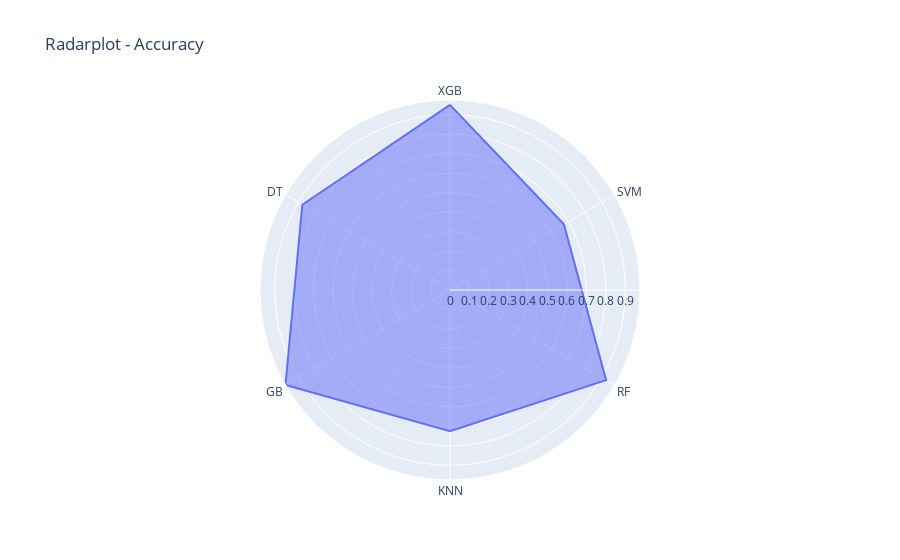

The notebook cell this image was saved under:
### Code cell
df_rplot = pd.DataFrame(dict(ac=[ac_xgb, ac_svm, ac_rf, ac_knn, ac_gb, ac_dt],
                             names_classif=['XGB','SVM', 'RF', 'KNN', 'GB', 'DT']))
fig = px.line_polar(df_rplot, 
                    r='ac', 
                    theta='names_classif', 
                    line_close=True, 
                    title='Radarplot - Accuracy')
fig.update_traces(fill='toself')
fig.show()

### Figure 1 — Plotly figure (JSON) as saved in the notebook; plotly's stock layout.template omitted (floating-point values rounded to 4 significant figures)
{"data": [{"fill": "toself", "hovertemplate": "ac=%{r}<br>names_classif=%{theta}<extra></extra>", "legendgroup": "", "line": {"color": "#636efa", "dash": "solid"}, "mode": "lines", "name": "", "r": [0.95, 0.675, 0.925, 0.725, 0.975, 0.875, 0.95], "showlegend": false, "subplot": "polar", "theta": ["XGB", "SVM", "RF", "KNN", "GB", "DT", "XGB"], "type": "scatterpolar"}], "layout": {"legend": {"tracegroupgap": 0}, "polar": {"angularaxis": {"direction": "clockwise", "rotation": 90}, "domain": {"x": [0, 1], "y": [0, 1]}}, "title": {"text": "Radarplot - Accuracy"}}}
